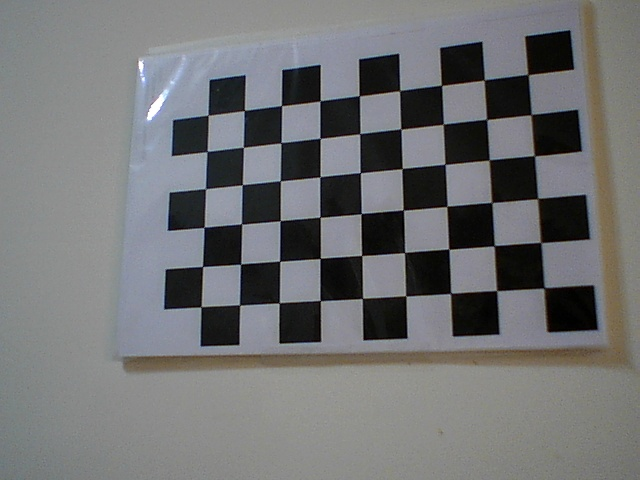
#> input picture cam1_images/0.jpg, 640 x 480 px; its folder holds only this picture in this run
$ python calibrate_camera.py
#> lines starting #> are read from the running program, lines starting #| are printed output that depends on the picture; after the words box and inside, x2 and y2 are one past the last pixel; in counts of white or black regions, pixels touching at a corner belong together; long printed decimals are rounded
'''This script is for calibrating camera.
1. Specify the path of images.
2. Specify the size of chessboard.
3. Specify the output file name.
'''
import numpy as np
import cv2 as cv
import glob
import yaml
from pathlib import Path
CHESSBOARD_CORNER_NUM_X = 9
CHESSBOARD_CORNER_NUM_Y = 6
IMAGE_SRC = "cam1_images"
CAMERA_PARAMETERS_OUTPUT_FILE = "cam1.yaml"
# root directory of repo for relative path specification.
root = Path(__file__).parent.absolute()
# Set path to the images
calib_imgs_path = root.joinpath(IMAGE_SRC)
# termination criteria
criteria = (cv.TERM_CRITERIA_EPS + cv.TERM_CRITERIA_MAX_ITER, 30, 0.001)
# prepare object points, like (0,0,0), (1,0,0), (2,0,0) ....,(8,5,0)
objp = np.zeros((CHESSBOARD_CORNER_NUM_X*CHESSBOARD_CORNER_NUM_Y,3), np.float32)
objp[:,:2] = np.mgrid[0:CHESSBOARD_CORNER_NUM_X,0:CHESSBOARD_CORNER_NUM_Y].T.reshape(-1,2)
# Arrays to store object points and image points from all the images.
objpoints = [] # 3d point in real world space
imgpoints = [] # 2d points in image plane.
images = calib_imgs_path.glob('*.jpg')
for fname in images:
    img = cv.imread(str(root.joinpath(fname)))
#> img is the input picture: shape (480, 640, 3); mean B, G, R 115.7, 114.4, 113.4
    gray = cv.cvtColor(img, cv.COLOR_BGR2GRAY)
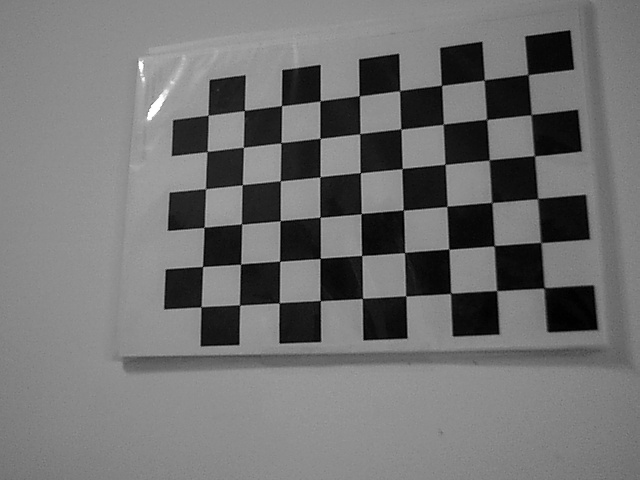
#> gray: shape (480, 640); min 0, max 255, mean 114.3
    # Find the chess board corners
    ret, corners = cv.findChessboardCorners(gray, (CHESSBOARD_CORNER_NUM_X,CHESSBOARD_CORNER_NUM_Y), None)
#> ret = True; corners = 54 rows, first 8: [544.4, 288], [495.6, 289.7], [449.6, 294.2], [405.7, 295.9], [362.9, 297.8], [320, 300.4], [279.1, 302.8], [239.5, 305]
    # If found, add object points, image points (after refining them)
    if ret == True:
        objpoints.append(objp)
        corners2 = cv.cornerSubPix(gray,corners, (11,11), (-1,-1), criteria)
#> corners2 = 54 rows, first 8: [544.2, 287.9], [496.7, 290.6], [450.6, 293.4], [405.8, 295.9], [362.5, 298.4], [320.2, 300.6], [279.2, 302.8], [239.6, 304.9]
        imgpoints.append(corners)
        # Draw and display the corners
        cv.drawChessboardCorners(img, (CHESSBOARD_CORNER_NUM_X,CHESSBOARD_CORNER_NUM_Y), corners2, ret)
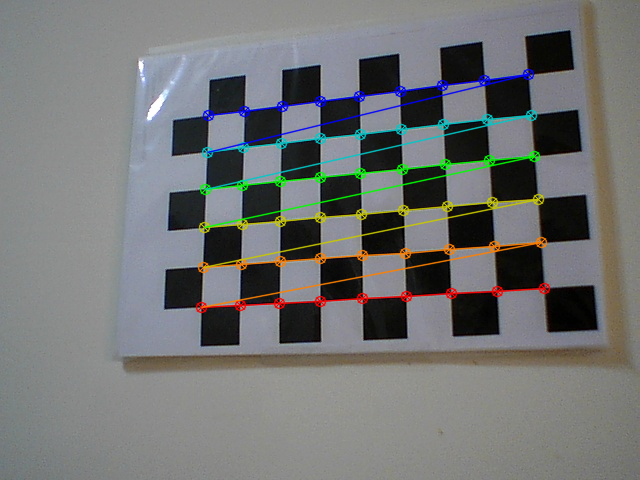
#> img: shape (480, 640, 3); 4.9% of pixels changed, all inside (x1, y1, x2, y2) = (195, 68, 551, 314)
        cv.imshow('img', img)
        cv.waitKey(500)
    else:
        print('Failed to find a chessboard in {}'.format(fname))
cv.destroyAllWindows()
print ("Calibrating camera .... Please wait...")
ret, mtx, dist, rvecs, tvecs = cv.calibrateCamera(objpoints, imgpoints, gray.shape[::-1], None, None)
#> ret = 0.198; mtx = [[830.4, 0, 164.6], [0, 903.2, 302.5], [0, 0, 1]]; dist = [[-0.249, 0.535, -0.00988, 0.029, -0.879]]; rvecs = ([0.523, 0.446, 3.07],); tvecs = ([8.49, -0.269, 18.63],)
print("Camera matrix is \n", mtx, "\n And is stored in calibration.yaml file along with distortion coefficients : \n", dist)
#| Camera matrix is
#|  [[830.355   0.         164.618]
#|  [  0.         903.189 302.483]
#|  [  0.           0.           1.        ]]
#|  And is stored in calibration.yaml file along with distortion coefficients :
#|  [[-0.2495  0.5345 -0.009877  0.02904  -0.8791]]
mean_error = 0
for i in range(len(objpoints)):
    imgpoints2, _ = cv.projectPoints(objpoints[i], rvecs[i], tvecs[i], mtx, dist)
    error = cv.norm(imgpoints[i], imgpoints2, cv.NORM_L2)/len(imgpoints2)
    mean_error += error
#> this loop made 1 pass
#> (error, mean_error) on pass 1: (0.0269, 0.0269)
#> after the loop, mean_error = 0.0269
print( "total error: {}".format(mean_error/len(objpoints)) )
#| total error: 0.02695
data = {'camera_matrix': np.asarray(mtx).tolist(), 'dist_coeff': np.asarray(dist).tolist()}
#> data = {'camera_matrix': [[830.4, 0, 164.6], [0, 903.2, 302.5], [0, 0, 1]], 'dist_coeff': [[-0.249, 0.535, -0.00988, 0.029, -0.879]]}
with open(CAMERA_PARAMETERS_OUTPUT_FILE, "w") as f:
    yaml.dump(data, f)

$ run again, on cam1_images/12.jpg
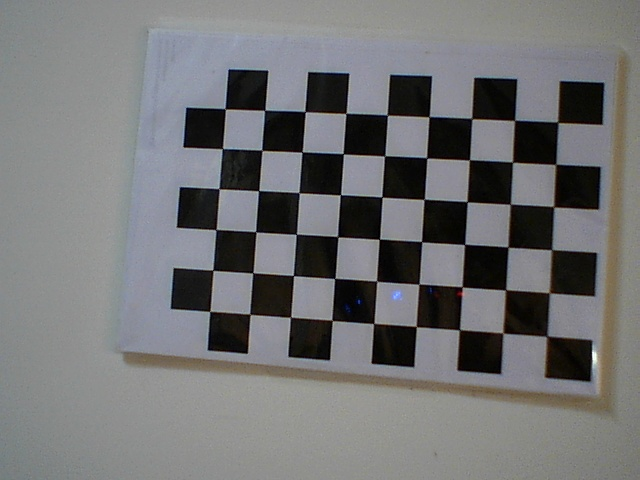
#> input picture cam1_images/12.jpg, 640 x 480 px
#> img is the input picture: shape (480, 640, 3); mean B, G, R 116.1, 115.1, 114.6
#> `ret, corners = cv.findChessboardCorners(gray, (CHESSBOARD_CORNER_NUM_X..`: ret = True; corners = 54 rows, first 8: [546.4, 336.5], [502.9, 332.7], [459.6, 329.7], [416.3, 326.5], [373.7, 323.4], [332.2, 320.4], [290.5, 317], [250.1, 314.3]
#> corners2 = 54 rows, first 8: [546.8, 336.2], [502.9, 333], [459.5, 329.8], [416.2, 326.6], [373.7, 323.5], [332, 320.4], [290.5, 317.3], [249.8, 314.3]
#> `cv.drawChessboardCorners(img, (CHESSBOARD_CORNER_NUM_X,CHESSBOARD_CORN..`:
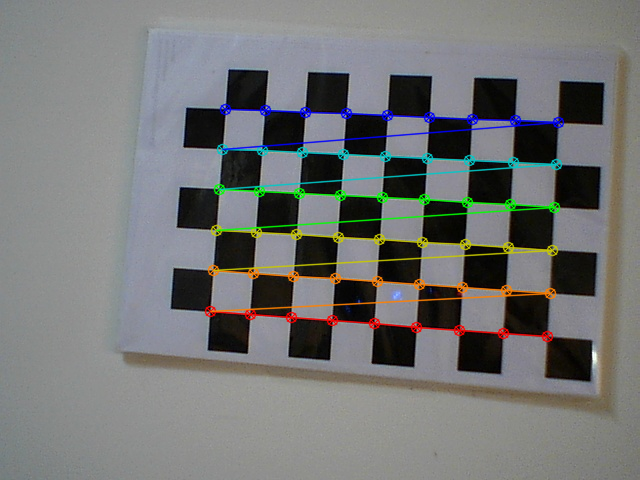
#> img: shape (480, 640, 3); 4.96% of pixels changed, all inside (x1, y1, x2, y2) = (204, 103, 565, 343)
#> `ret, mtx, dist, rvecs, tvecs = cv.calibrateCamera(objpoints, imgpoints..`: ret = 0.159; mtx = [[1253.3, 0, 226], [0, 1261.2, 240.5], [0, 0, 1]]; dist = [[-0.482, 4.67, 0.00942, 0.0253, -30.48]]; rvecs = ([-0.341, -0.118, -3.05],); tvecs = ([7.39, 2.18, 28.84],)
#| Camera matrix is
#|  [[1.25332998e+03 0.00000000e+00 2.26010080e+02]
#|  [0.00000000e+00 1.26116948e+03 2.40522618e+02]
#|  [0.00000000e+00 0.00000000e+00 1.00000000e+00]]
#|  And is stored in calibration.yaml file along with distortion coefficients :
#|  [[-4.82218613e-01  4.67159976e+00  9.41921004e-03  2.53323375e-02
#> (further printed lines are left out)
#> the loop `for i in range(len(objpoints)):` made 1 pass
#> (error, mean_error) on pass 1: (0.0216, 0.0216)
#> after the loop `for i in range(len(objpoints)):`: mean_error = 0.0216
#| total error: 0.02165
#> data = {'camera_matrix': [[1253.3, 0, 226], [0, 1261.2, 240.5], [0, 0, 1]], 'dist_coeff': [[-0.482, 4.67, 0.00942, 0.0253, -30.48]]}

$ run again, on cam1_images/13.jpg
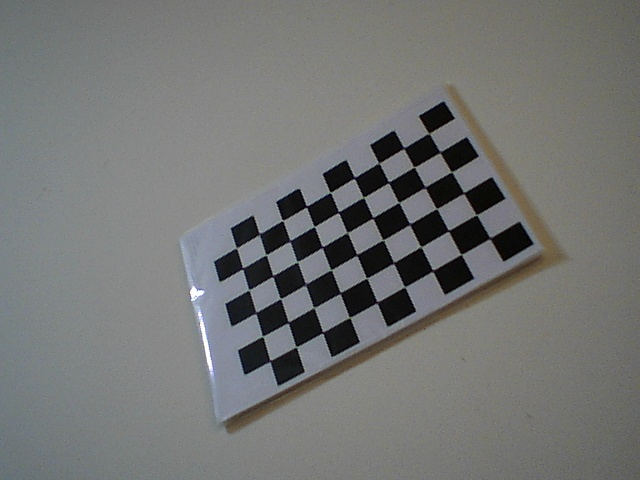
#> input picture cam1_images/13.jpg, 640 x 480 px
#> img is the input picture: shape (480, 640, 3); mean B, G, R 115.7, 116.9, 115.6
#> `ret, corners = cv.findChessboardCorners(gray, (CHESSBOARD_CORNER_NUM_X..`: ret = True; corners = 54 rows, first 8: [490.9, 236.2], [461.4, 254.4], [431.8, 268.6], [404.2, 286], [377.4, 300.8], [349.7, 317.4], [322.5, 333.3], [295.6, 346.7]
#> corners2 = 54 rows, first 8: [489.9, 238.2], [461.2, 254.5], [432.7, 270.7], [404.7, 286.8], [377.1, 302.4], [349.6, 317.5], [322.7, 332.4], [296.2, 346.8]
#> `cv.drawChessboardCorners(img, (CHESSBOARD_CORNER_NUM_X,CHESSBOARD_CORN..`:
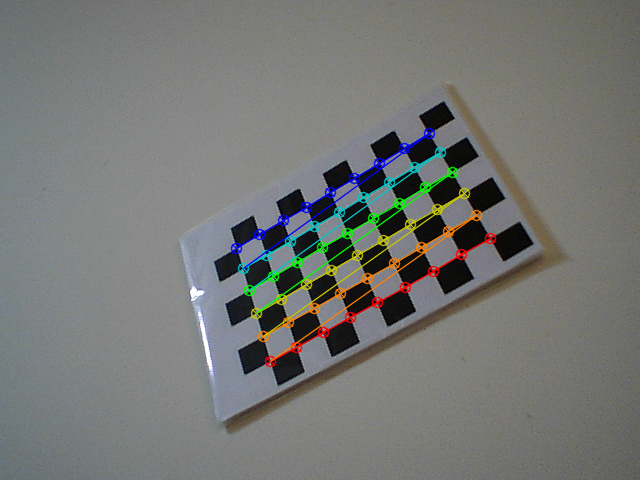
#> img: shape (480, 640, 3); 3.5% of pixels changed, all inside (x1, y1, x2, y2) = (230, 127, 497, 368)
#> `ret, mtx, dist, rvecs, tvecs = cv.calibrateCamera(objpoints, imgpoints..`: ret = 0.197; mtx = [[747.7, 0, 332.3], [0, 759.3, 213.6], [0, 0, 1]]; dist = [[0.627, -31.61, -0.0149, 0.00634, 364.8]]; rvecs = ([0.436, 0.889, 2.51],); tvecs = ([4.82, 0.75, 22.87],)
#| Camera matrix is
#|  [[747.665   0.         332.262]
#|  [  0.         759.329  213.645]
#|  [  0.           0.           1.        ]]
#|  And is stored in calibration.yaml file along with distortion coefficients :
#|  [[ 6.26630563e-01 -3.16123319e+01 -1.49180005e-02  6.34318617e-03
#> (further printed lines are left out)
#> the loop `for i in range(len(objpoints)):` made 1 pass
#> (error, mean_error) on pass 1: (0.0268, 0.0268)
#> after the loop `for i in range(len(objpoints)):`: mean_error = 0.0268
#| total error: 0.02681
#> data = {'camera_matrix': [[747.7, 0, 332.3], [0, 759.3, 213.6], [0, 0, 1]], 'dist_coeff': [[0.627, -31.61, -0.0149, 0.00634, 364.8]]}

$ run again, on cam1_images/14.jpg
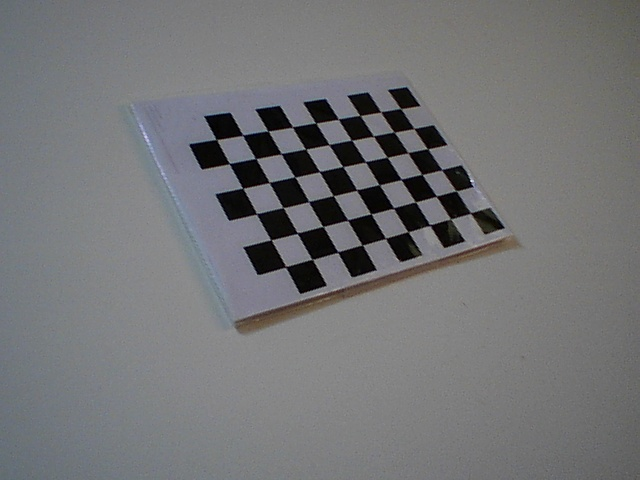
#> input picture cam1_images/14.jpg, 640 x 480 px
#> img is the input picture: shape (480, 640, 3); mean B, G, R 117.6, 115.8, 115
#> `ret, corners = cv.findChessboardCorners(gray, (CHESSBOARD_CORNER_NUM_X..`: ret = True; corners = 54 rows, first 8: [470.4, 213], [450.5, 218.6], [430, 225], [408.1, 231.7], [385.5, 238.3], [362.2, 245], [337.8, 252.1], [312.3, 259.4]
#> corners2 = 54 rows, first 8: [470.5, 212.9], [450.6, 218.9], [429.7, 225.1], [408, 231.7], [385.5, 238.4], [362.3, 245], [337.6, 252.1], [312.2, 259.4]
#> `cv.drawChessboardCorners(img, (CHESSBOARD_CORNER_NUM_X,CHESSBOARD_CORN..`:
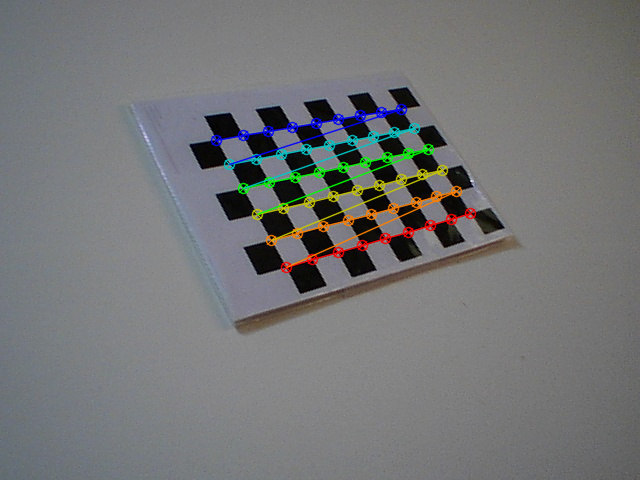
#> img: shape (480, 640, 3); 3.23% of pixels changed, all inside (x1, y1, x2, y2) = (210, 103, 477, 274)
#> `ret, mtx, dist, rvecs, tvecs = cv.calibrateCamera(objpoints, imgpoints..`: ret = 0.189; mtx = [[728.9, 0, 347.5], [0, 793.3, 315.2], [0, 0, 1]]; dist = [[1.17, -26.54, -0.027, -0.006, 170.6]]; rvecs = ([-0.649, 0.7, 2.56],); tvecs = ([4.54, -3.43, 27.39],)
#| Camera matrix is
#|  [[728.895   0.         347.468]
#|  [  0.         793.323  315.175]
#|  [  0.           0.           1.        ]]
#|  And is stored in calibration.yaml file along with distortion coefficients :
#|  [[ 1.17028857e+00 -2.65408122e+01 -2.69779896e-02 -6.00268328e-03
#> (further printed lines are left out)
#> the loop `for i in range(len(objpoints)):` made 1 pass
#> (error, mean_error) on pass 1: (0.0257, 0.0257)
#> after the loop `for i in range(len(objpoints)):`: mean_error = 0.0257
#| total error: 0.0257
#> data = {'camera_matrix': [[728.9, 0, 347.5], [0, 793.3, 315.2], [0, 0, 1]], 'dist_coeff': [[1.17, -26.54, -0.027, -0.006, 170.6]]}

$ run again, on cam1_images/1.jpg
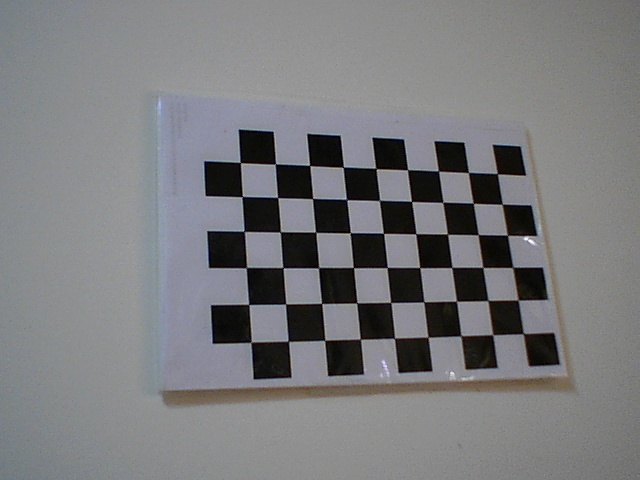
#> input picture cam1_images/1.jpg, 640 x 480 px
#> img is the input picture: shape (480, 640, 3); mean B, G, R 125, 122.6, 122.2
#> `ret, corners = cv.findChessboardCorners(gray, (CHESSBOARD_CORNER_NUM_X..`: ret = True; corners = 54 rows, first 8: [523.2, 333.4], [492.6, 334.7], [460.8, 335.6], [428, 337], [394.3, 338.3], [360.3, 339.1], [324.7, 340.4], [288.3, 341.1]
#> corners2 = 54 rows, first 8: [523.4, 333.6], [492.7, 334.7], [460.9, 335.8], [428, 337.1], [394.5, 338.2], [360.4, 339.1], [324.7, 340.3], [288.4, 341.3]
#> `cv.drawChessboardCorners(img, (CHESSBOARD_CORNER_NUM_X,CHESSBOARD_CORN..`:
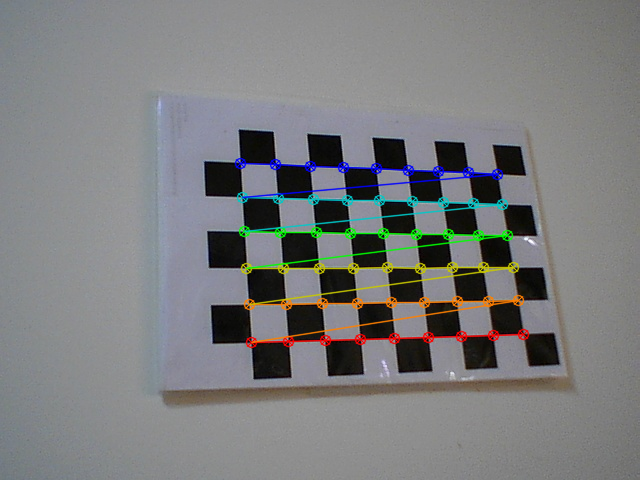
#> img: shape (480, 640, 3); 4.16% of pixels changed, all inside (x1, y1, x2, y2) = (234, 157, 530, 349)
#> `ret, mtx, dist, rvecs, tvecs = cv.calibrateCamera(objpoints, imgpoints..`: ret = 0.235; mtx = [[673.9, 0, 256], [0, 658.6, 244.1], [0, 0, 1]]; dist = [[-0.336, 1.55, -0.000246, 0.028, -3.79]]; rvecs = ([-0.409, 0.401, 3.06],); tvecs = ([7.58, 2.63, 19.17],)
#| Camera matrix is
#|  [[673.941   0.         256.003]
#|  [  0.         658.599 244.130]
#|  [  0.           0.           1.        ]]
#|  And is stored in calibration.yaml file along with distortion coefficients :
#|  [[-3.36376149e-01  1.54681502e+00 -2.46319361e-04  2.79821702e-02
#> (further printed lines are left out)
#> the loop `for i in range(len(objpoints)):` made 1 pass
#> (error, mean_error) on pass 1: (0.032, 0.032)
#> after the loop `for i in range(len(objpoints)):`: mean_error = 0.032
#| total error: 0.03201
#> data = {'camera_matrix': [[673.9, 0, 256], [0, 658.6, 244.1], [0, 0, 1]], 'dist_coeff': [[-0.336, 1.55, -0.000246, 0.028, -3.79]]}
